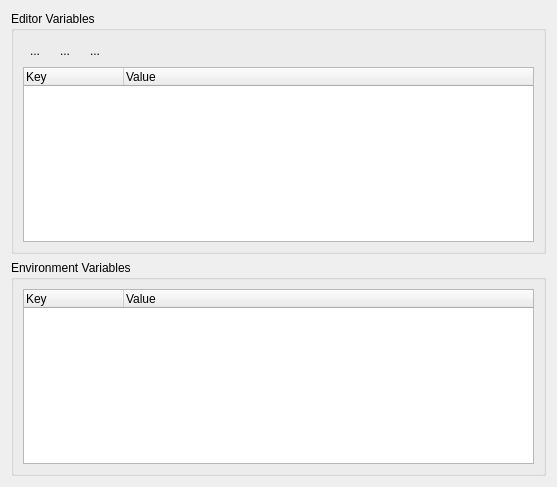
<?xml version="1.0" encoding="UTF-8"?>
<ui version="4.0">
 <class>EnvironmentConfig</class>
 <widget class="QWidget" name="EnvironmentConfig">
  <property name="geometry">
   <rect>
    <x>0</x>
    <y>0</y>
    <width>557</width>
    <height>487</height>
   </rect>
  </property>
  <property name="windowTitle">
   <string>Environment Config</string>
  </property>
  <layout class="QGridLayout" name="gridLayout_3">
   <item row="0" column="0">
    <widget class="QGroupBox" name="groupBox_2">
     <property name="title">
      <string>Editor Variables</string>
     </property>
     <layout class="QGridLayout" name="gridLayout_2">
      <item row="0" column="0">
       <layout class="QHBoxLayout" name="horizontalLayout">
        <item>
         <widget class="QToolButton" name="uiAddBTN">
          <property name="text">
           <string>...</string>
          </property>
          <property name="autoRaise">
           <bool>true</bool>
          </property>
         </widget>
        </item>
        <item>
         <widget class="QToolButton" name="uiEditBTN">
          <property name="text">
           <string>...</string>
          </property>
          <property name="autoRaise">
           <bool>true</bool>
          </property>
         </widget>
        </item>
        <item>
         <widget class="QToolButton" name="uiRemoveBTN">
          <property name="text">
           <string>...</string>
          </property>
          <property name="autoRaise">
           <bool>true</bool>
          </property>
         </widget>
        </item>
        <item>
         <spacer name="horizontalSpacer">
          <property name="orientation">
           <enum>Qt::Horizontal</enum>
          </property>
          <property name="sizeHint" stdset="0">
           <size>
            <width>40</width>
            <height>20</height>
           </size>
          </property>
         </spacer>
        </item>
       </layout>
      </item>
      <item row="1" column="0">
       <widget class="QTreeWidget" name="uiEditorTREE">
        <property name="alternatingRowColors">
         <bool>true</bool>
        </property>
        <property name="rootIsDecorated">
         <bool>false</bool>
        </property>
        <column>
         <property name="text">
          <string notr="true">Key</string>
         </property>
        </column>
        <column>
         <property name="text">
          <string>Value</string>
         </property>
        </column>
       </widget>
      </item>
     </layout>
    </widget>
   </item>
   <item row="1" column="0">
    <widget class="QGroupBox" name="groupBox">
     <property name="title">
      <string>Environment Variables</string>
     </property>
     <layout class="QGridLayout" name="gridLayout">
      <item row="0" column="0">
       <widget class="QTreeWidget" name="uiSystemTREE">
        <property name="alternatingRowColors">
         <bool>true</bool>
        </property>
        <property name="rootIsDecorated">
         <bool>false</bool>
        </property>
        <column>
         <property name="text">
          <string>Key</string>
         </property>
        </column>
        <column>
         <property name="text">
          <string>Value</string>
         </property>
        </column>
       </widget>
      </item>
     </layout>
    </widget>
   </item>
  </layout>
 </widget>
 <resources/>
 <connections/>
</ui>
